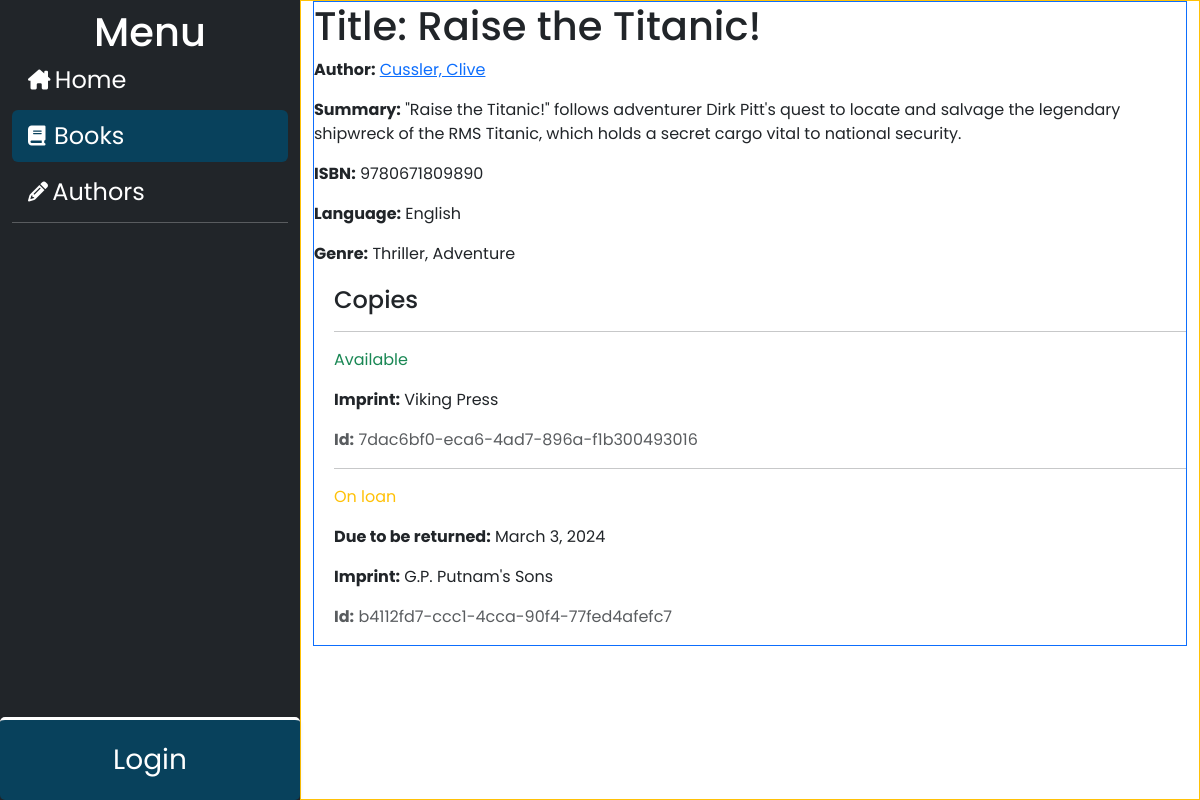
The app's page /catalog/book/5, older data.
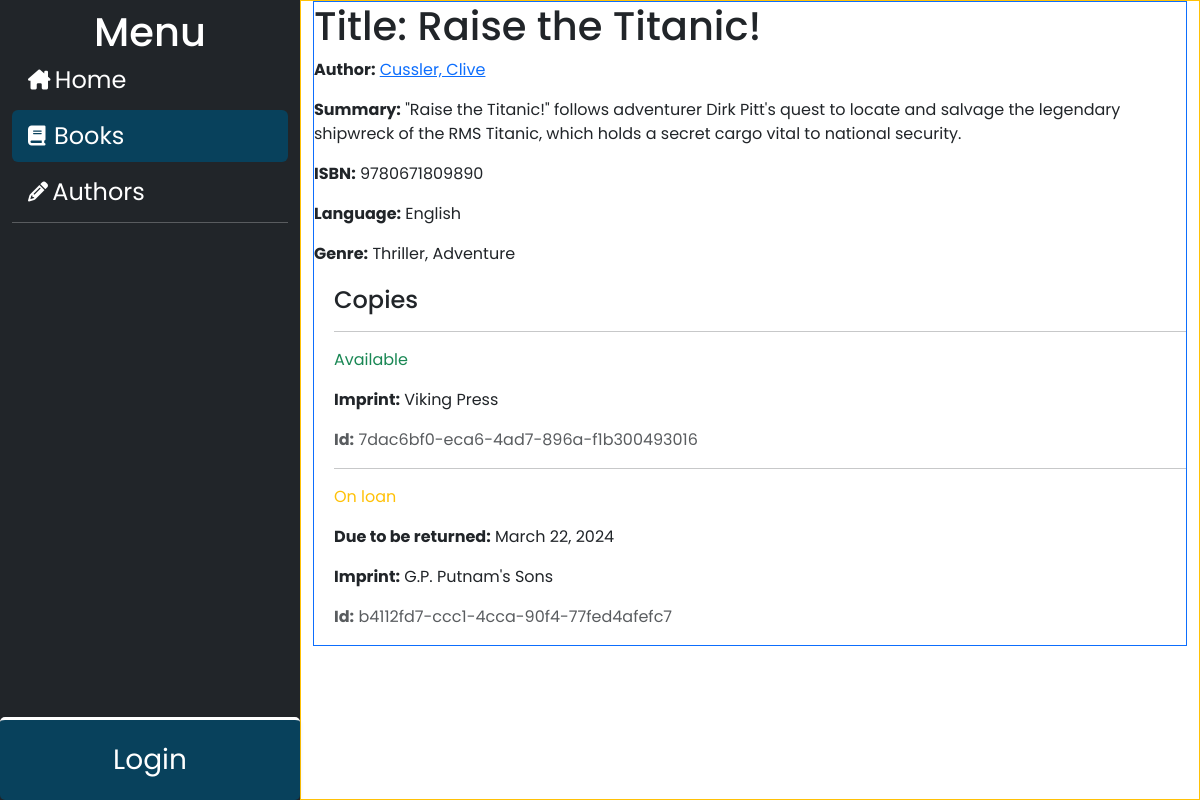
The same page, newer data.
### catalog/models.py (models this page shows, shortened)
class BookInstance(models.Model):
    id = models.UUIDField(primary_key=True, default=uuid.uuid4,
                          help_text="Unique ID for this particular book across whole library")
    book = models.ForeignKey('Book', on_delete=models.RESTRICT, null=True)
    imprint = models.CharField(max_length=200)
    due_back = models.DateField(null=True, blank=True)
    borrower = models.ForeignKey(settings.AUTH_USER_MODEL, on_delete=models.SET_NULL, null=True, blank=True)
    LOAN_STATUS = (
        ('m', 'Maintenance'),
        ('o', 'On loan'),
        ('a', 'Available'),
        ('r', 'Reserved'),
    )
    status = models.CharField(
        max_length=1,
        choices=LOAN_STATUS,
        blank=True,
        default='m',
        help_text='Book availability',
    )
    class Meta:
        ordering = ['due_back']
        permissions = (("can_mark_returned", "Set book as returned"),)
    def display_title(self):
        """Create a string for the Title. This is required to display Title in Admin."""
        return self.book.title
    display_title.short_description = 'Title'

### catalog/views.py (the view)
# urls.py: path('book/<int:pk>', views.BookDetailView.as_view(), name='book-detail'),
class BookDetailView(generic.DetailView):
    model = Book

### catalog/models.py (called while the page is built)
    def __str__(self):
        return self.name

    def get_absolute_url(self):
        return reverse('author-detail', args=[str(self.id)])

    def __str__(self):
        return f'{self.last_name}, {self.first_name}'

    def __str__(self):
        return self.name

### catalog/templates/catalog/book_detail.html (shortened to what this page needs)
{% extends "base_generic.html" %}
{% block content %}
  <h1>Title: {{ book.title }}</h1>
  <p><strong>Author:</strong> <a href="{{ book.author.get_absolute_url }}">{{ book.author }}</a></p>
  <p><strong>Summary:</strong> {{ book.summary }}</p>
  <p><strong>ISBN:</strong> {{ book.isbn }}</p>
  <p><strong>Language:</strong> {{ book.language }}</p>
  <p><strong>Genre:</strong> {{ book.genre.all|join:", " }}</p>
  <div style="margin-left:20px;margin-top:20px">
    <h4>Copies</h4>
    {% for copy in book.bookinstance_set.all %}
      <hr />
      <p
        class="{% if copy.status == 'a' %}text-success{% elif copy.status == 'm' %}text-danger{% else %}text-warning{% endif %}">
        {{ copy.get_status_display }}
      </p>
      {% if copy.status != 'a' %}
        <p><strong>Due to be returned:</strong> {{ copy.due_back }}</p>
      {% endif %}
      <p><strong>Imprint:</strong> {{ copy.imprint }}</p>
      <p class="text-muted"><strong>Id:</strong> {{ copy.id }}</p>
    {% endfor %}
  </div>
{% endblock %}
{% block sidebar %}
  {{ block.super }}
{% endblock %}

Row changes from the older to the newer data that the page shows:
changed BookInstance "On loan": due_back "March 3, 2024" → "March 22, 2024"
